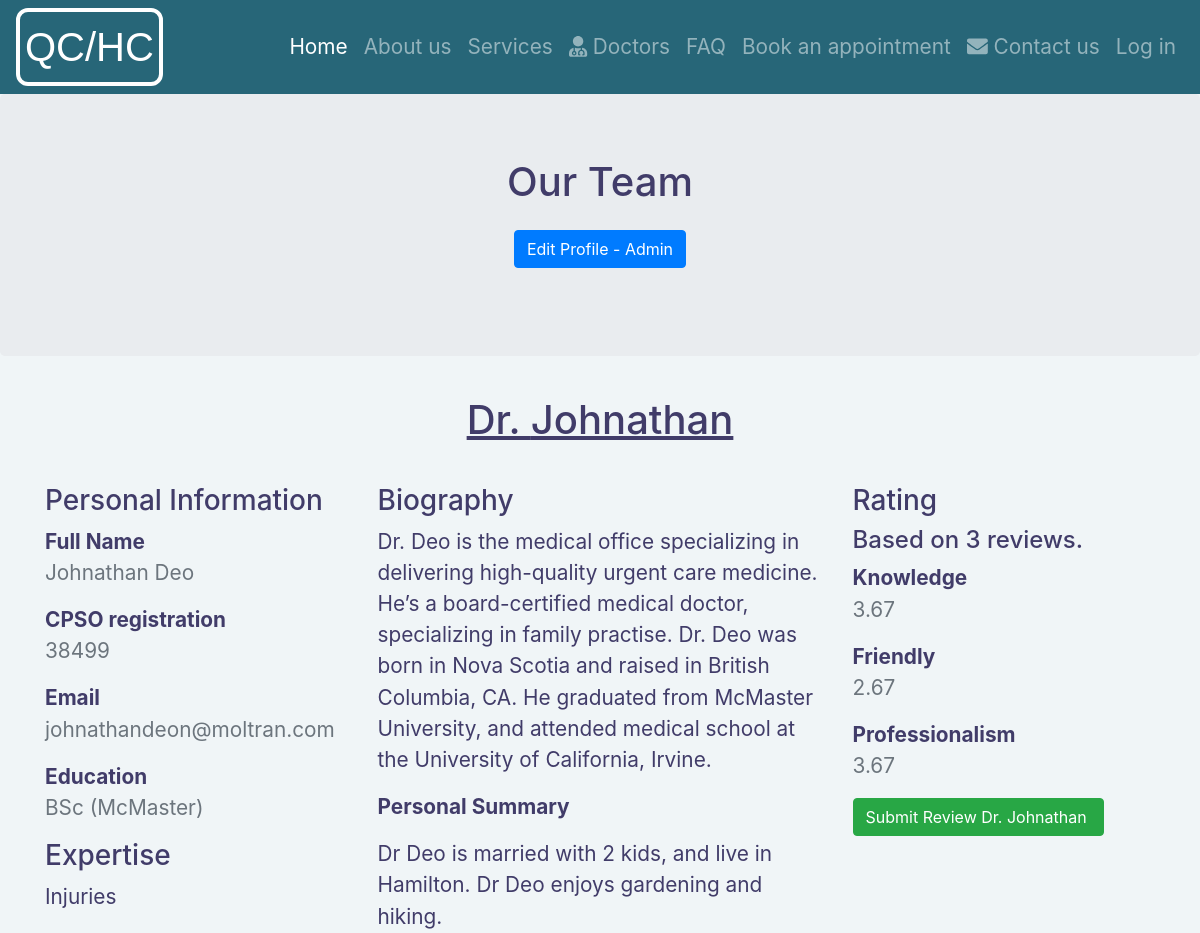
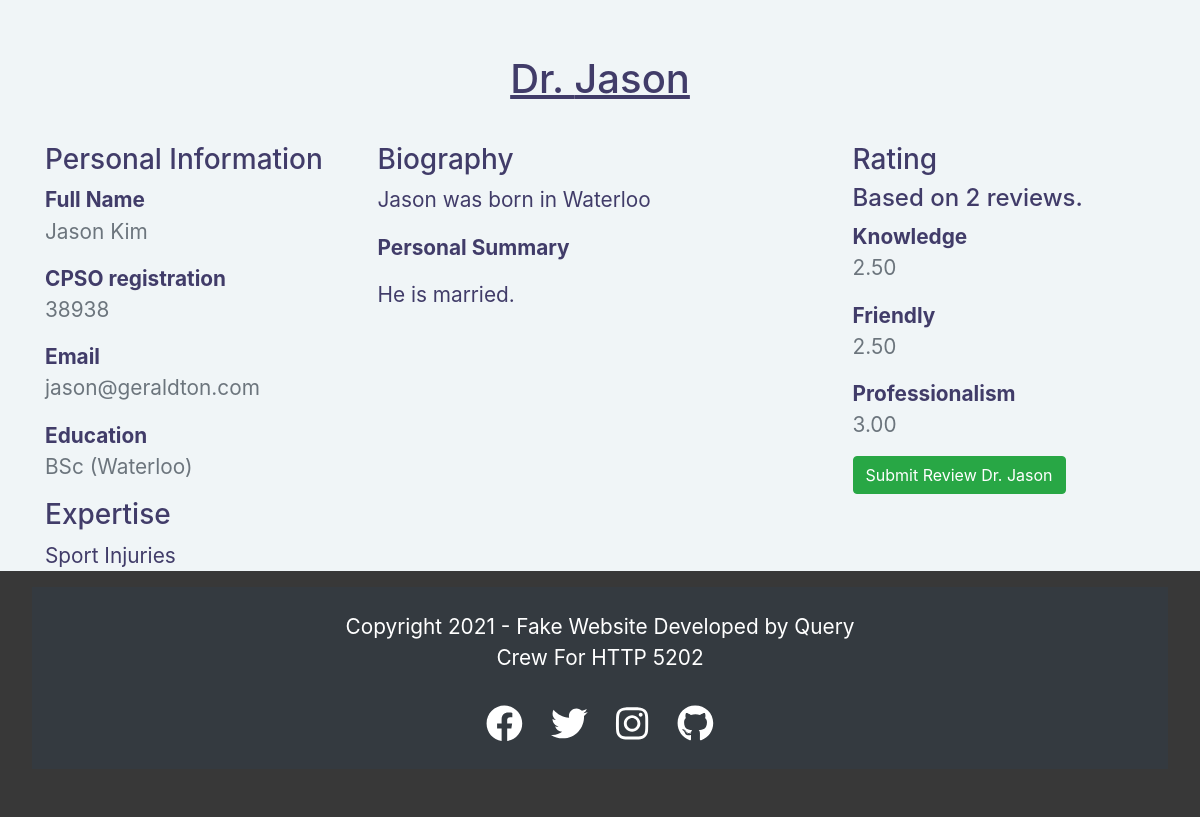
The page /pages/indexDoctor.php on the database as committed earlier (2 pictures, top to bottom).
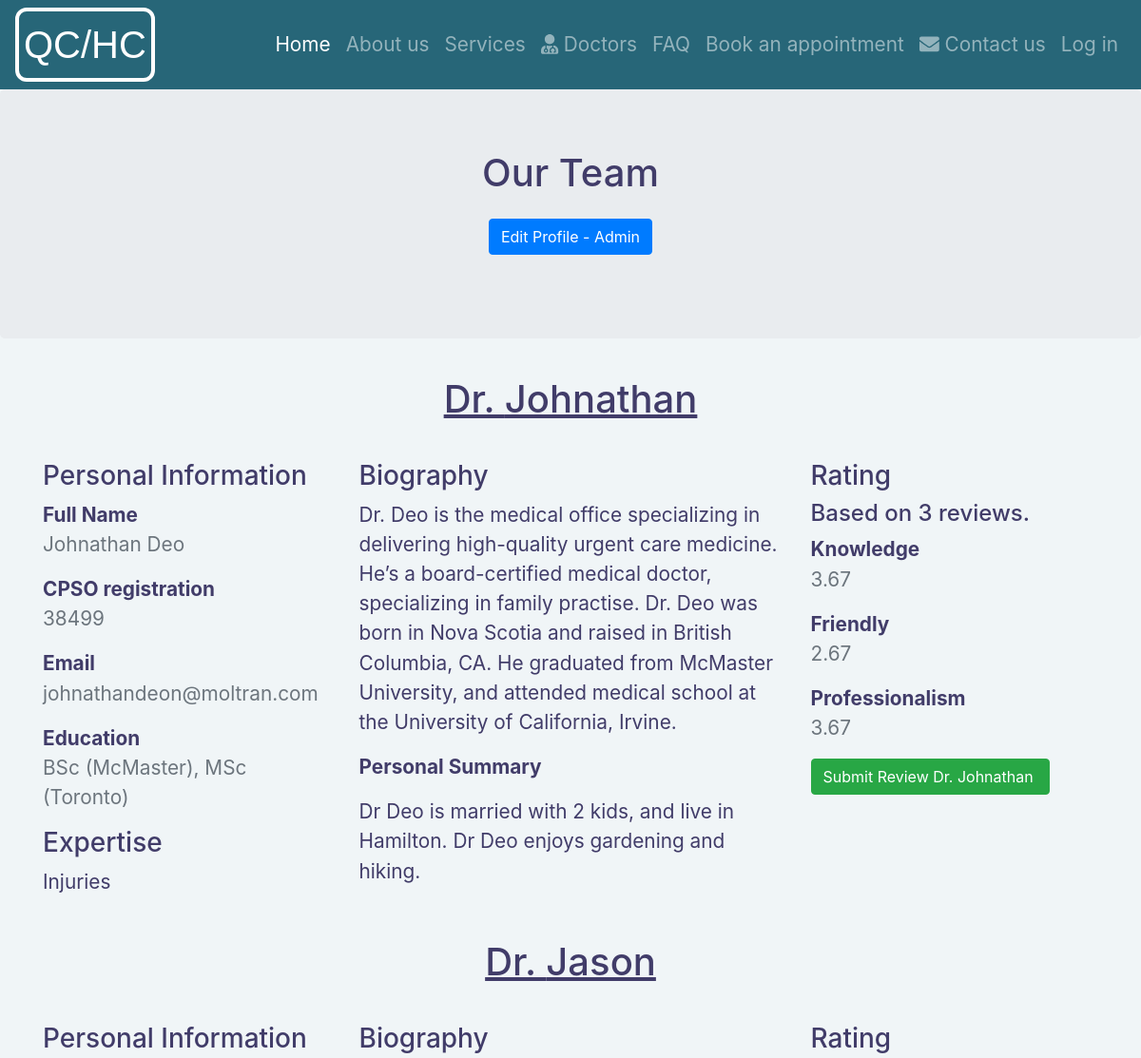
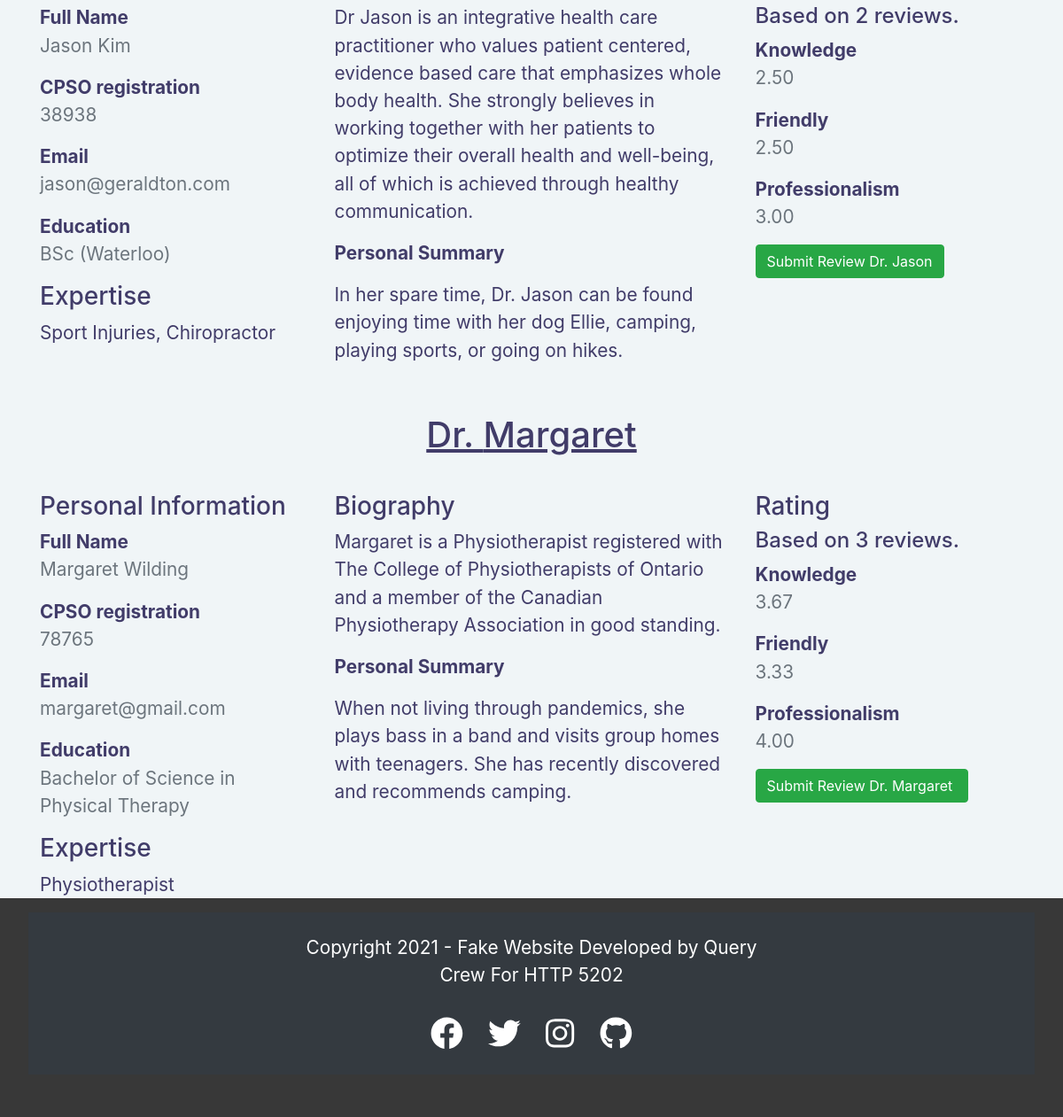
The same page on the database as committed later (2 pictures, top to bottom).
### tables this page shows
CREATE TABLE `doctor` (
  `id` int(11) NOT NULL,
  `first_name` varchar(50) NOT NULL,
  `last_name` varchar(50) NOT NULL,
  `cpso_reg` int(5) NOT NULL COMMENT 'CPSO is a 5-digit number.',
  `email` varchar(50) NOT NULL,
  `education` varchar(50) NOT NULL,
  `expertise` varchar(256) NOT NULL,
  `biography` varchar(1024) NOT NULL,
  `personal` varchar(1024) NOT NULL
);

### database/Database.php (called while the page is built, shortened)
<?php
class Database {
  private static $user = "root";
  private static $pass = "";
  private static $dsn ="mysql:host=localhost;dbname=qc_health_clinic";
    private static $dbcon;
    public static function getDb(){
        if(!isset(self::$dbcon)) {
            try {
                self::$dbcon = new \PDO(self::$dsn, self::$user, self::$pass);
                self::$dbcon->setAttribute(\PDO::ATTR_ERRMODE, \PDO::ERRMODE_EXCEPTION);
                self::$dbcon->setAttribute(\PDO::ATTR_DEFAULT_FETCH_MODE, \PDO::FETCH_OBJ);
            } catch (\PDOException $e) {
                $msg = $e->getMessage();
                include 'pages/custom-error.php';
                exit();
            }
        }
        return self::$dbcon;
    }
}

### database/DoctorPDO.php (called while the page is built, shortened)
<?php
class DoctorPDO
{
    public function getAllDoctors($dbcon){
        $sql = "SELECT * FROM doctor";
        $pdostm = $dbcon->prepare($sql);
        $pdostm->execute();
        $doctors = $pdostm->fetchAll(\PDO::FETCH_OBJ);
        return $doctors;
    }
}

### database/ReviewsPDO.php (called while the page is built, shortened)
<?php
class ReviewsPDO
{
    public function getAvgs($dbcon, $doctorID){
        $sql = "SELECT CAST(AVG(know) AS DECIMAL(3,2)) AS knowAvg,
                       CAST(AVG(friendly) AS DECIMAL(3,2)) AS friendAvg,
                       CAST(AVG(prof) AS DECIMAL(3,2)) AS profAvg,
                       COUNT(know) AS drReviews
                FROM reviews where doctorID = :doctorID";
        $pst = $dbcon->prepare($sql);
        $pst->bindParam(':doctorID', $doctorID);
        $pst->execute();
        $reviews = $pst->fetch(\PDO::FETCH_OBJ);
        return $reviews;
    }
}

### pages/doctorInformation.php (the view, shortened to what the changed rows need)
<h1 class="jumbotron-heading text-center" style="margin:1em 0em;">
    <u>Dr. <?= $dr->first_name; ?></u>
</h1>
<div class="row">
    <div class="col">
            <div class="panel-heading">
                <h3 class="panel-title">Personal Information</h3>
            </div>
            <div class="panel-body">
                <div class="about-info-p">
                    <strong>Full Name</strong>
                    <br>
                    <p class="text-muted">
                        <span><?= $dr->first_name; ?></span>
                        <span><?= $dr->last_name; ?></span>
                    </p>
                </div>
                <div class="about-info-p">
                    <strong>CPSO registration</strong>
                    <br>
                    <p class="text-muted"><?= $dr->cpso_reg; ?></p>
                </div>
                <div class="about-info-p">
                    <strong>Email</strong>
                    <br>
                    <p class="text-muted"><?= $dr->email; ?></p>
                </div>
                <div class="about-info-p m-b-0">
                    <strong>Education</strong>
                    <br>
                    <p class="text-muted"><?= $dr->education; ?></p>
                </div>
            </div>
        <div class="panel panel-default panel-fill">
            <div class="panel-heading">
                <h3 class="panel-title">Expertise</h3>
            </div>
            <div class="panel-body">
                <?= $dr->expertise; ?>
            </div>
        </div>
    </div>
    <div class="col-5">
        <div class="panel panel-default panel-fill">
            <div class="panel-heading">
                <h3 class="panel-title">Biography</h3>
            </div>
            <div class="panel-body">
                <p>
                    <?= $dr->biography; ?>
                </p>
                <p><strong>
                        Personal Summary
                    </strong></p>
                <p>
                    <?= $dr->personal; ?>
                </p>
            </div>
        </div>
    </div>
    <div class="col">
        <div class="panel panel-default panel-fill">
            <div class="panel-heading">
                <h3 class="panel-title">Rating </h3>
                <h4>Based on <?= $review->drReviews; ?> reviews.</h4>
            </div>
            <div class="panel-body">
                <div class="about-info-p">
                    <strong>Knowledge</strong>
                    <br>
                    <p class="text-muted"><?= $review->knowAvg; ?></p>
                </div>
                <div class="about-info-p">
                    <strong>Friendly</strong>
                    <br>
                    <p class="text-muted"><?= $review->friendAvg;  ?></p>
                </div>
                <div class="about-info-p m-b-0">
                    <strong>Professionalism</strong>
                    <br>
                    <p class="text-muted"><?= $review->profAvg;  ?></p>
                </div>
            </div>
            <form action="index.php?page=submitReview" method="post">
                <input type="submit" class="button btn btn-success"
                       name="submitReview" value="<?= "Submit Review Dr. " . $dr->first_name; ?>"/>
            </form>
        </div>
    </div>
</div>

### pages/doctorBody.php (shortened to what the changed rows need)
<main role="main">
    <section class="jumbotron text-center">
        <div class="container">
            <h1 class="jumbotron-heading">Our Team</h1>
        </div>
    </section>
    <div class="wrapper">
        <div class="container">
            <div class="wrapper">
                <?php foreach ($doctorsList as $dr) {
                    $review = $r->getAvgs(Database::getDb(), $dr->id);
                    include "doctorInformation.php";
                }
                ?>
            </div>
        </div>
    </div>
</main>

Rows that differ between the two databases and show on the page:
changed doctor "Johnathan": education "BSc (McMaster)" → "BSc (McMaster), MSc (Toronto)"
changed doctor "Jason": expertise "Sport Injuries" → "Sport Injuries, Chiropractor"; biography "Jason was born in Waterloo" → "Dr Jason is an integrative health care practitioner who values patient centered, evidence based care that emphasizes whole body health. She strongly believes in working together with her patients to optimize their overall health and well-being, all of which is achieved through healthy communication."; personal "He is married." → "In her spare time, Dr. Jason can be found enjoying time with her dog Ellie, camping, playing sports, or going on hikes."
added doctor: first_name "Margaret", last_name "Wilding", cpso_reg "78765", email "margaret@gmail.com", education "Bachelor of Science in Physical Therapy", expertise "Physiotherapist", biography "Margaret is a Physiotherapist registered with The College of Physiotherapists of Ontario and a member of the Canadian Physiotherapy Association in good standing.", personal "When not living through pandemics, she plays bass in a band and visits group homes with teenagers. She has recently discovered and recommends camping.", drReviews "3", knowAvg "3.67", friendAvg "3.33", profAvg "4.00", submitReview "Submit Review Dr. Margaret"
